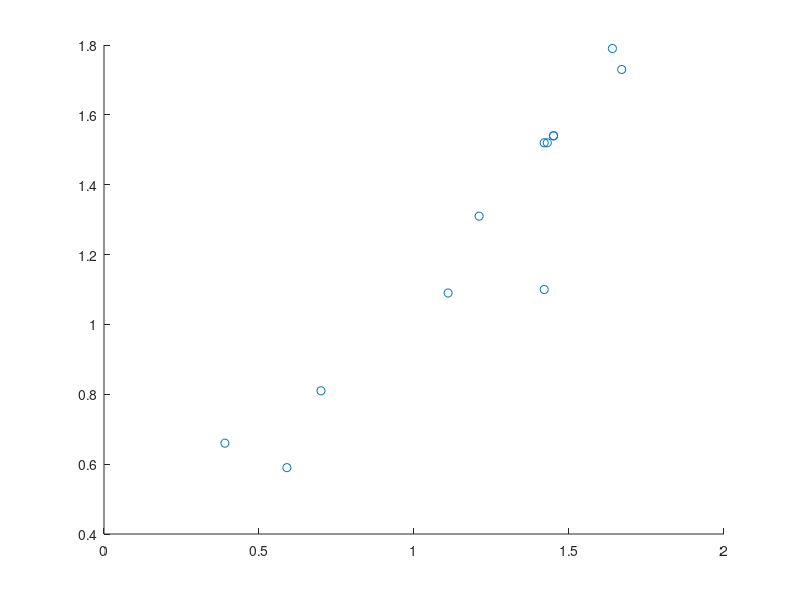

Write MATLAB code to recreate this figure.
x = [0.59 1.67 1.42 1.11 1.64 0.39 1.42 1.43 1.45 1.45 0.70 1.21; 0.59 1.73 1.10 1.09 1.79 0.66 1.52 1.52 1.54 1.54 0.81 1.31]

x = transpose(x)
mux1 = 0
mux2 = 0
for i = 1:12
	mux1 = mux1+x(i,1)
	mux2 = mux2+x(i,2)
end
mux1 = mux1/12
mux2 = mux2/12


sumx1 = 0
sumx2 = 0
sumx3 = 0
for i = 1:12
	sumx1 = sumx1 + (x(i,1)-mux1)^2
	sumx2 = sumx2 + (x(i,1)-mux1)*(x(i,2)-mux2)
	sumx3 = sumx3 + (x(i,2)-mux2)^2
end

sumx1 = sumx1/12
sumx2 = sumx2/12
sumx3 = sumx3/12

ex = [sumx1 sumx2; sumx2 sumx3]
cov(x)

[e,lam] = eig(ex)

%lambda not interchanged


temp1 = e(:,1)
e(:,1) = e(:,2)
e(:,2) = temp1

x = transpose(x)
y_p = transpose(e)*x

x1_hat = e(:,1)*y_p(1,:) + e(:,2)*y_p(2,:)
x2_hat = e(:,1)*y_p(1,:)


%figure(1)
%hold on
scatter(x(1,:),x(2,:))
%o = [0 0];
%quiver(o(1,1), o(1,2), e(1,1), e(2,1))
%quiver(o(1,1), o(1,2), e(1,2), e(2,2))

%hold off

